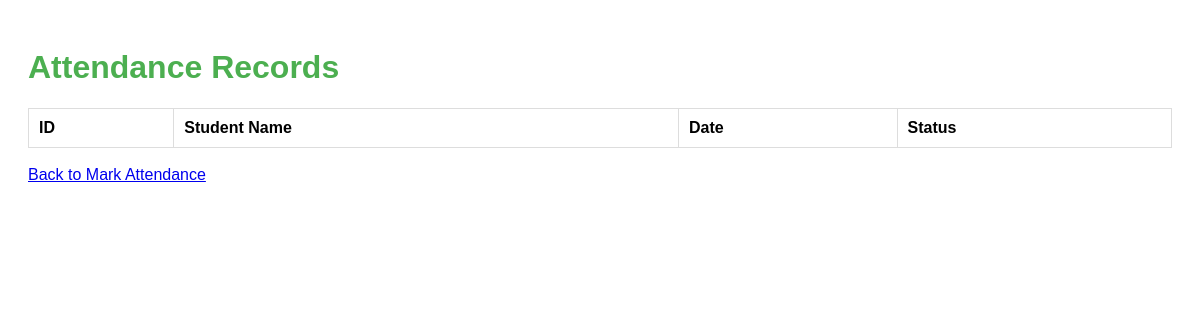
Page /view_attendance on the earlier database version.
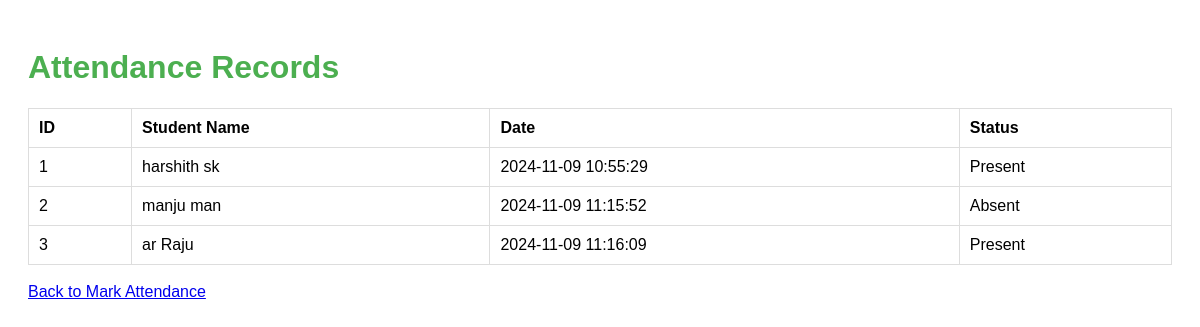
Same page on the later database version.
### tables this page shows
CREATE TABLE attendance (
                            id INTEGER PRIMARY KEY AUTOINCREMENT,
                            student_name TEXT NOT NULL,
                            date TEXT NOT NULL,
                            status TEXT NOT NULL
                        );

### app.py (the view)
@app.route('/view_attendance')
def view_attendance():
    with sqlite3.connect("attendance.db") as conn:
        cursor = conn.cursor()
        cursor.execute("SELECT * FROM attendance")
        records = cursor.fetchall()
    return render_template("attendance_records.html", records=records)

### templates/attendance_records.html (shortened to what this page needs)
<!DOCTYPE html>
<html lang="en">
<head>
    <link rel="stylesheet" href="{{ url_for('static', filename='style.css') }}">
</head>
<body>
    <h1>Attendance Records</h1>
    <table>
        <thead>
            <tr>
                <th>ID</th>
                <th>Student Name</th>
                <th>Date</th>
                <th>Status</th>
            </tr>
        </thead>
        <tbody>
            {% for record in records %}
            <tr>
                <td>{{ record[0] }}</td>
                <td>{{ record[1] }}</td>
                <td>{{ record[2] }}</td>
                <td>{{ record[3] }}</td>
            </tr>
            {% endfor %}
        </tbody>
    </table>
    <br>
    <a href="/">Back to Mark Attendance</a>
</body>
</html>

### static/style.css (style rules this page uses)
body { font-family: Arial, sans-serif; padding: 20px; }
h1, h2 { color: #4CAF50; }
table { width: 100%; border-collapse: collapse; }
table, th, td { border: 1px solid #ddd; }
th, td { padding: 10px; text-align: left; }

Differences in the rows shown:
added attendance: id "1", student_name "harshith sk", date "2024-11-09 10:55:29", status "Present"
added attendance: id "2", student_name "manju man", date "2024-11-09 11:15:52", status "Absent"
added attendance: id "3", student_name "ar Raju", date "2024-11-09 11:16:09", status "Present"
